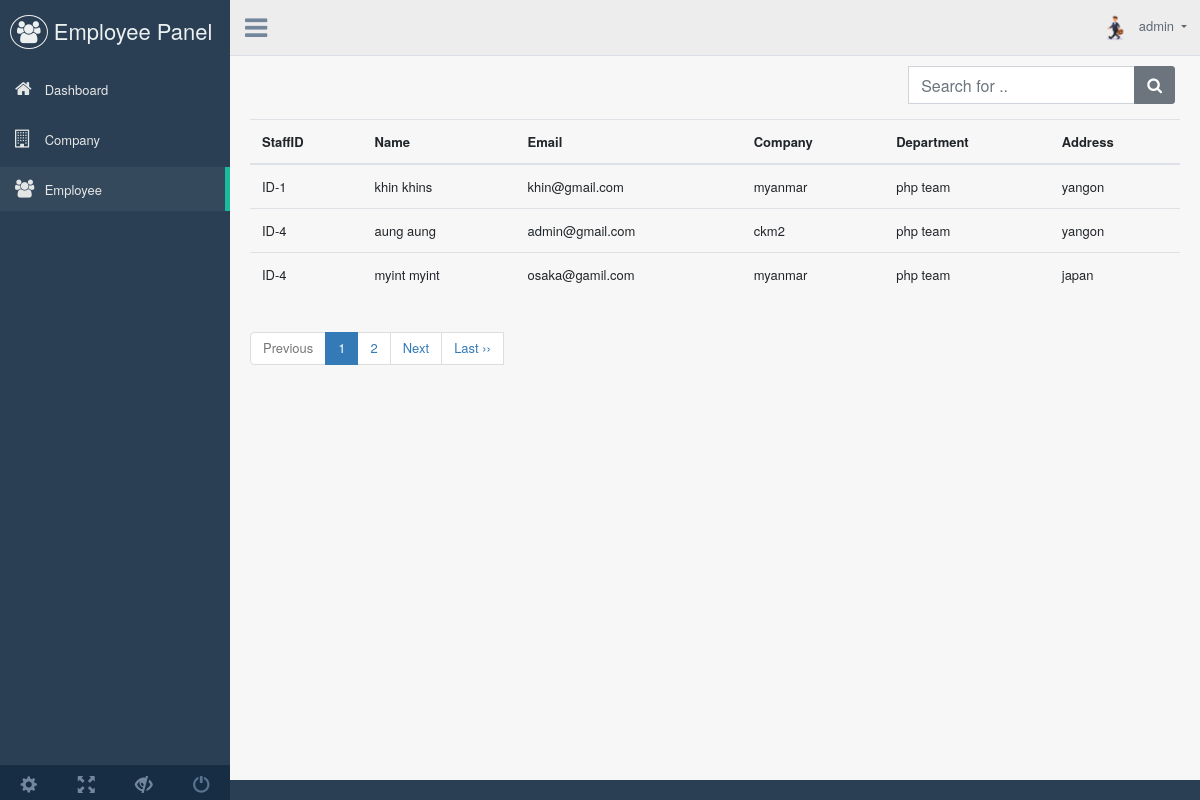
Page /employee/employee.php (signed in) on the committed database.
### tables this page shows
CREATE TABLE IF NOT EXISTS `employee` (
  `emId` int(11) NOT NULL AUTO_INCREMENT,
  `firstName` varchar(255) NOT NULL DEFAULT '0',
  `lastName` varchar(255) NOT NULL DEFAULT '0',
  `staffID` varchar(255) NOT NULL DEFAULT '0',
  `email` varchar(255) NOT NULL DEFAULT '0',
  `phone` varchar(50) NOT NULL DEFAULT '0',
  `companyId` int(11) NOT NULL DEFAULT '0',
  `department` varchar(50) NOT NULL DEFAULT '0',
  `password` varchar(50) NOT NULL DEFAULT '0',
  `address` varchar(50) NOT NULL DEFAULT '0',
  PRIMARY KEY (`emId`)
);

CREATE TABLE IF NOT EXISTS `company` (
  `comId` int(11) NOT NULL AUTO_INCREMENT,
  `company` varchar(255) NOT NULL DEFAULT '0',
  `email` varchar(255) NOT NULL DEFAULT '0',
  `address` varchar(255) NOT NULL DEFAULT '0',
  PRIMARY KEY (`comId`)
);

### common.php (called while the page is built, shortened)
<?php
    class Common {
        public $con;
        function __construct()
        {
            $this->con = new PDO(DSN, ROOT, ROOT_PASS);
        }
        function getAll($query, $param = []) {
            $data = $this->con->prepare($query);
            $data->execute($param);
            $data = $data->fetchAll(PDO::FETCH_ASSOC);
            return $data;
        }
        function getAllRow($query, $param = []) {
            $data = $this->con->prepare($query);
            $data->execute($param);
            $datas = $data->fetch(PDO::FETCH_ASSOC);
            return $datas;
        }
    }
?>

### pagination/pagination_start.php (called while the page is built, shortened)
<?php
    if (isset($_GET['page_no']) && $_GET['page_no']!="") {
        $page_no = $_GET['page_no'];
    }
    else {
        $page_no = 1;
    }
    $total_records_per_page = 3;
    $offset = ($page_no-1) * $total_records_per_page;
?>

### employee/employee.php (the view, shortened to what this page needs)
<?php
  include '../common.php';
  $data = new Common();
?>
<?php include 'header.php'?>
<?php include 'sidebar.php' ?>
<?php include 'top_nav.php' ?>
<?php
  require_once('../pagination/pagination_start.php');
  $table = 'employee';
  $query = $data->getAll("SELECT * FROM $table");
  $datas = $data->getAll("SELECT * FROM $table LIMIT $offset, $total_records_per_page");
?>
<div class="right_col" role="main">
    <div class="exportSearch">
        <div class="input-group">
            <input type="text" class="form-control" placeholder="Search for ..">
            <div class="input-group-append">
            <button class="btn btn-secondary" type="button">
                <i class="fa fa-search"></i>
            </button>
            </div>
        </div>
    </div>
  <table class="table">
    <thead>
      <tr>
        <th>StaffID</th>
        <th>Name</th>
        <th>Email</th>
        <th>Company</th>
        <th>Department</th>
        <th>Address</th>
      </tr>
    </thead>
    <tbody>
      <?php
      foreach($datas as $data):
        $comdta = new Common();
        $comname = $comdta->getAllRow("SELECT company FROM company WHERE comId = ? ", [$data['companyId']]);
       ?>
      <tr>
        <td><?= $data['staffID']; ?></td>
        <td><?= $data['firstName'].' '.$data['lastName']; ?></td>
        <td><?= $data['email']; ?></td>
        <td>
          <?= $comname['company']; ?>
        </td>
        <td><?= $data['department'];?></td>
        <td><?= $data['address']?></td>
      </tr>
      <?php endforeach;?>
    </tbody>
  </table>
  <ul class="pagination">
      <?php
          include_once('../pagination/pagination.php');
      ?>
  </ul>
</div>
<?php include 'footer.php'?>

### build/css/pagination.css (style rules this page uses)
.pagination { display: inline-block; padding-left: 0; margin: 20px 0; border-radius: 4px; }

### custom/style.css (style rules this page uses)
.exportSearch { float: right; display: inline-flex; }

### rows in the picture
employee: staffID "ID-1", firstName "khin", lastName "khins", email "khin@gmail.com", companyId.company "myanmar", department "php team", address "yangon"
employee: staffID "ID-4", firstName "aung", lastName "aung", email "admin@gmail.com", companyId.company "ckm2", department "php team", address "yangon"
employee: staffID "ID-4", firstName "myint", lastName "myint", email "osaka@gamil.com", companyId.company "myanmar", department "php team", address "japan"

### other values in the picture
$_SESSION['user'] "admin"
